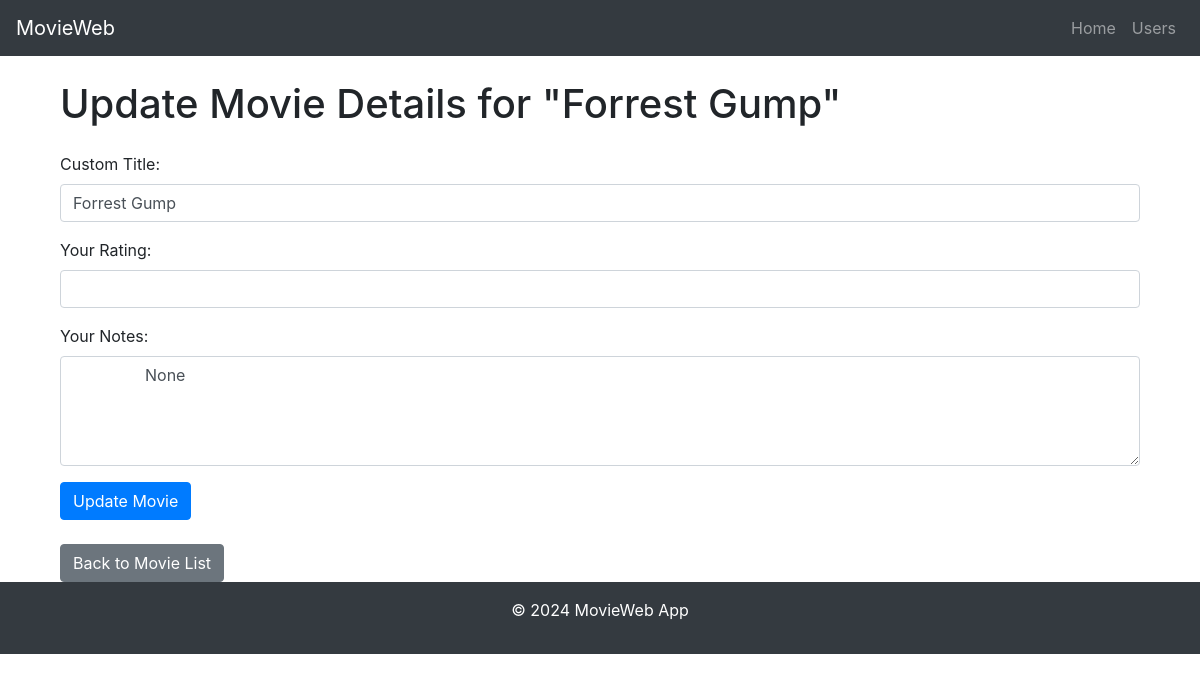
Page /users/1/update_movie/3 on the committed database.
### datamanager/models.py (models this page shows, shortened)
class BaseModel(db.Model):
    __abstract__ = True  # Mark this class as abstract; it won't be created as a table.

class Movie(BaseModel):
    __tablename__ = 'movies'
    id = db.Column(db.Integer, primary_key=True, autoincrement=True)
    name = db.Column(db.String(100), nullable=False, unique=True)
    director = db.Column(db.String(100))
    year = db.Column(db.Integer)
    rating = db.Column(db.Float)
    poster = db.Column(db.String(255))
    imdb_link = db.Column(db.String(255))
    user_movies = db.relationship(
        'UserMovies',
        back_populates='movie',
        cascade="all, delete-orphan"
    )

class UserMovies(BaseModel):
    __tablename__ = 'user_movies'
    id = db.Column(db.Integer, primary_key=True, autoincrement=True)
    user_id = db.Column(db.Integer, db.ForeignKey('users.id', ondelete="CASCADE"), nullable=False)
    movie_id = db.Column(db.Integer, db.ForeignKey('movies.id', ondelete="CASCADE"), nullable=False)
    user_title = db.Column(db.String(100))
    user_rating = db.Column(db.Float)
    user_notes = db.Column(db.Text)
    added_at = db.Column(db.DateTime, default=db.func.now())
    user = db.relationship('User', back_populates='user_movies')
    movie = db.relationship('Movie', back_populates='user_movies')
    __table_args__ = (
        db.UniqueConstraint('user_id', 'movie_id', name='unique_user_movie'),
    )

### routes/html_routes.py (the view, shortened to what this page needs)
    @html_routes.route('/users/<int:user_id>/update_movie/<int:user_movie_id>', methods=['GET', 'POST'])
    @handle_errors()
    @validate_user(data_manager)
    @validate_form()
    def update_movie(user_id, user_movie_id):
        if not (user_movie := data_manager.is_movie_in_user_list(
                user_id=user_id, user_movie_id=user_movie_id)):
            flash_message("This movie is not in your list.", "error")
            return redirect(url_for('html_routes.user_movies', user_id=user_id))
        if request.method == 'GET':
            return render_template('update_movie.html', user_movie=user_movie)

### datamanager/sqlite_data_manager.py (called while the page is built)
    def get_user_by_id(self, user_id):
        return User.query.get(user_id)

    @staticmethod
    def is_movie_in_user_list(user_id, user_movie_id):
        return UserMovies.query.filter_by(user_id=user_id, id=user_movie_id).first()

### templates/update_movie.html (shortened to what this page needs)
{% extends "base.html" %}
{% block content %}
<div class="container mt-4">
    <h1 class="mb-4">Update Movie Details for "{{ user_movie.movie.name }}"</h1>
    <form method="post" action="{{ url_for('html_routes.update_movie', user_id=user_movie.user_id, user_movie_id=user_movie.id) }}">
        <div class="form-group">
            <label for="user_title">Custom Title:</label>
            <input type="text" id="user_title" name="user_title" class="form-control" value="{{ user_movie.user_title }}">
        </div>
        <div class="form-group">
            <label for="user_rating">Your Rating:</label>
            <input type="number" id="user_rating" name="user_rating" class="form-control" step="0.1" min="0" max="10" value="{{ user_movie.user_rating }}">
        </div>
        <div class="form-group">
            <label for="user_notes">Your Notes:</label>
            <textarea id="user_notes" name="user_notes" class="form-control" rows="4">
                {{ user_movie.user_notes }}</textarea>
        </div>
        <button type="submit" class="btn btn-primary">Update Movie</button>
    </form>
    <div class="mt-4">
        <a href="{{ url_for('html_routes.user_movies', user_id=user_movie.user_id) }}" class="btn btn-secondary">Back to Movie List</a>
    </div>
</div>
{% endblock %}

### rows in the picture
Movie: movie.name "Forrest Gump"
UserMovies: user_title "Forrest Gump", user_notes "None"
